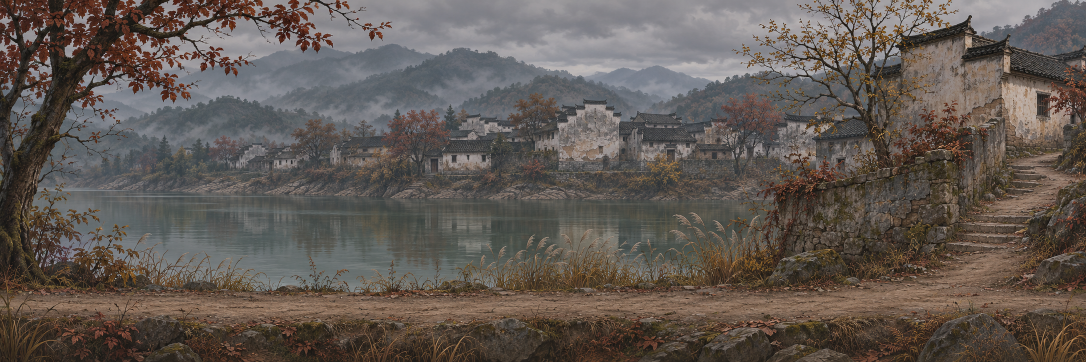
#> input picture art_source/v2_supplement/backgrounds/reservoir_panorama.png, 2172 x 724 px (shown at 1/2 size); its folder holds 3 pictures in this run
$ python process_art_supplement.py
#> lines starting #> are read from the running program, lines starting #| are printed output that depends on the picture
#!/usr/bin/env python3
"""Process Unwept_Art_Supplement_20261120 into public/art/v2_supplement."""

from __future__ import annotations

import json
from pathlib import Path

import numpy as np
from PIL import Image, ImageFilter

ROOT = Path(__file__).resolve().parents[1]
SRC = ROOT / "art_source" / "v2_supplement"
OUT = ROOT / "public" / "art" / "v2_supplement"
CHAR = ROOT / "public" / "characters"
MANIFEST: list[dict] = []

FOOT_CANVAS = (300, 500)
FOOT_Y = 492
ADULT_BODY = 430
PORTRAIT_CANVAS = (360, 420)


def save(im: Image.Image, rel: str, meta: dict | None = None) -> None:
    path = OUT / rel
    path.parent.mkdir(parents=True, exist_ok=True)
    im.save(path, optimize=True)
    MANIFEST.append({"out": f"public/art/v2_supplement/{rel}", "size": list(im.size), **(meta or {})})
    print("wrote", rel, im.size)


# [13 lines left out: function black_to_alpha, not called in this run]


def opaque_bbox(im: Image.Image, alpha_min: int = 20):
    a = im.getchannel("A")
    return a.point(lambda v: 255 if v >= alpha_min else 0).getbbox()


# [40 lines left out: functions place_feet, column_runs, not called in this run]


def process_backgrounds() -> None:
    """Scale to height 1080 keeping aspect; NO soft-fill / blur padding."""
    mapping = [
        ("backgrounds/reservoir_panorama.png", "backgrounds/shore.png"),
        ("backgrounds/village_entrance_panorama.png", "backgrounds/village_gate.png"),
        ("backgrounds/street_panorama.png", "backgrounds/village_street.png"),
    ]
    for src, dst in mapping:
        im = Image.open(SRC / src).convert("RGB")
#> im is the input picture: PIL image 2172x724 RGB; mean R, G, B 97.2, 88.9, 83.1
        scale = 1080 / im.size[1]
#> scale = 1.49
        dw = int(round(im.size[0] * scale))
#> dw = 3240
        dh = 1080
        scaled = im.resize((dw, dh), Image.Resampling.LANCZOS)
        # exact plate — world width must match dw (3240)
        assert dw == 3240, f"unexpected width {dw}"
        save(scaled, dst, {"source": src, "note": "exact scale; no soft fill", "world": [dw, dh]})
#| wrote backgrounds/shore.png (3240, 1080)
        # 1920 opening crop from center-left narrative band
        x0 = max(0, (dw - 1920) // 3)
#> x0 = 440
        save(scaled.crop((x0, 0, x0 + 1920, 1080)), dst.replace(".png", "_opening.png"), {"crop_x": x0})
#> call 2 of save, with rel = 'backgrounds/shore_opening.png'
#> in save (call 2), `im.save(path, optimize=True)`:
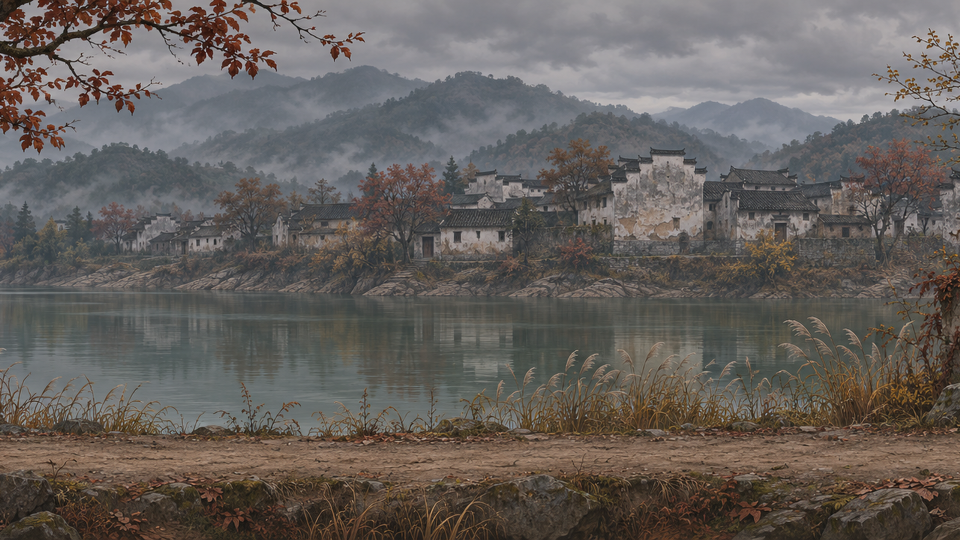
#> saved as shore_opening.png: PIL image 1920x1080 RGB (shown at 1/2 size); mean R, G, B 101.1, 95.5, 91.7
#| wrote backgrounds/shore_opening.png (1920, 1080)
#> pass 2 of the loop in process_backgrounds, `for src, dst in mapping:`:
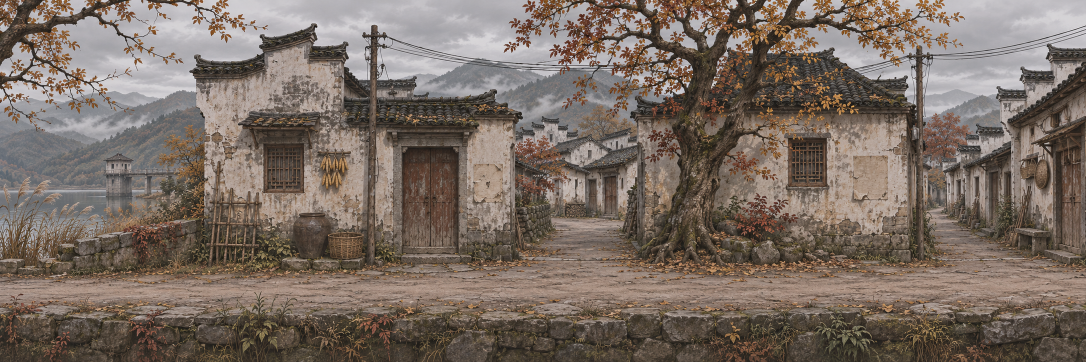
#> input picture art_source/v2_supplement/backgrounds/village_entrance_panorama.png, 2172 x 724 px (shown at 1/2 size)
#> in process_backgrounds, im is the input picture: PIL image 2172x724 RGB; mean R, G, B 121.3, 108.4, 99.1
#| wrote backgrounds/village_gate.png (3240, 1080)
#> in save (call 4), `im.save(path, optimize=True)`:
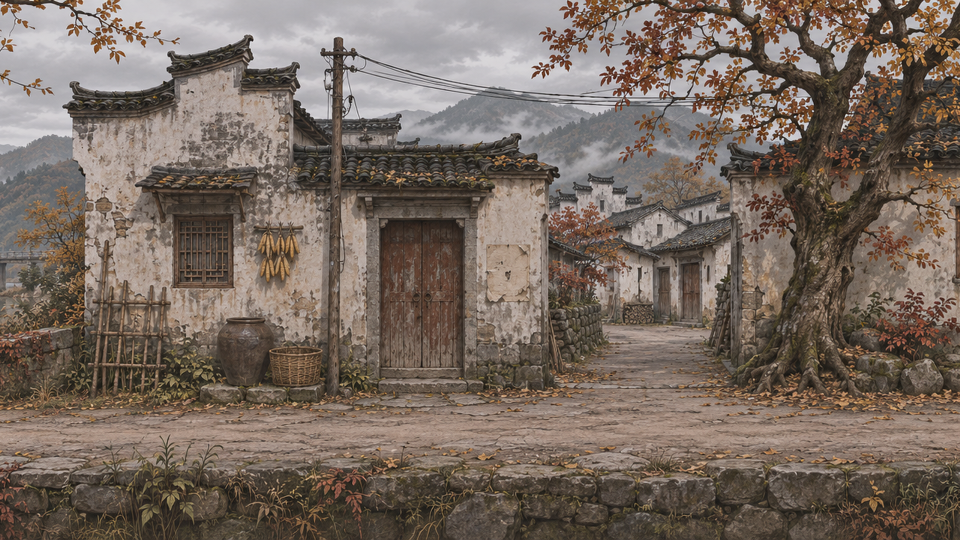
#> saved as village_gate_opening.png: PIL image 1920x1080 RGB (shown at 1/2 size); mean R, G, B 119, 105.5, 95.7
#| wrote backgrounds/village_gate_opening.png (1920, 1080)


# [128 lines left out: functions process_lantern_walk, process_dialogue, process_effects, copy_jianjun_reference_only, not called in this run]


def main() -> None:
    OUT.mkdir(parents=True, exist_ok=True)
    process_backgrounds()
    process_lantern_walk()
    process_dialogue()
    process_effects()
    copy_jianjun_reference_only()
    (OUT / "process_manifest.json").write_text(json.dumps(MANIFEST, ensure_ascii=False, indent=2), encoding="utf-8")
    print("done", len(MANIFEST))


if __name__ == "__main__":
#> (the run stopped early here; a loop or call above may not have finished)
